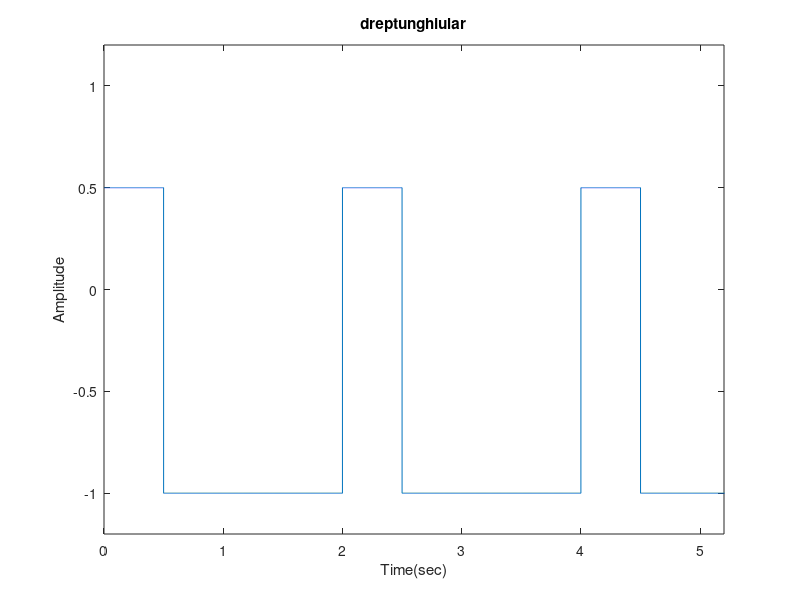

The MATLAB script that drew this image:
function t1()
fs = 5000;
t = 0:1/fs:100;
x = square(pi*t,25); %semnal dreptunghiular
%perioada 2s si factorul de umplere 25%
for i = 1:1:length(x)
if x(i)>0
x(i) = x(i)/2;
end
end
plot(t,x)
axis([0 5.2 -1.2 1.2])
xlabel('Time(sec)')   %notarea axei ox pentru a reprezenta timpul
ylabel('Amplitude')  %notarea axei oy pentru a reprezenta amplitudinea
title('dreptunghiular')      %titlul
end